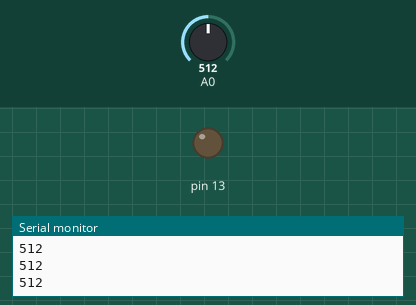
Simulated run of this sketch. Board: Arduino Uno, built with avr-gcc and run on an emulated ATmega328P. Parts: output pins drawn as LEDs (lit = HIGH), the last lines printed to the serial monitor. The inputs (shaded band) are chosen by the test bench; at power-on: A0 = 512.

Above: at 1.2 s.
1.3 s: A0 set to 483
At 2.0 s:
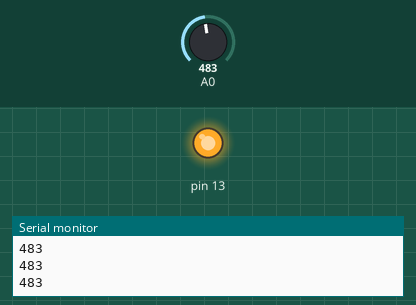
2.8 s: A0 set to 510
At 3.1 s:
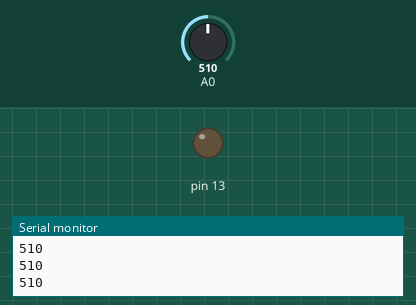
4.3 s: A0 set to 490
At 5.5 s:
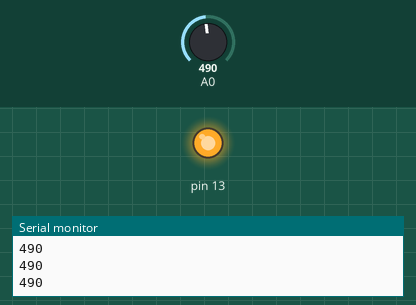
Timing chart, 0 to 7.3 s (numbered marks = the images above; inputs shaded):
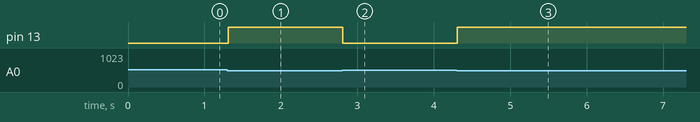

The sketch:

WaterPump.ino
```cpp
/*
 * Water Pump controller
 * by Michal Krombholz
 *
 * Water sensor:
 * A0 pulled up by 1MOhm
 * GND
 *
 * Pump drive on D13 (LED)
 */

void setup()
{
  // begin the serial communication
  Serial.begin(9600);
  Serial.println("Water Pump Controller.");
  digitalWrite(13,0);
  pinMode(13,OUTPUT);
}


void loop()
{
  int a0 = analogRead(0);
  Serial.println(a0);
  if(a0 < 500)
  {
    digitalWrite(13,1);
  }
  else
  {
    digitalWrite(13,0);
  }
}
```

Measured:
- the behaviour switches between 500 and 499 on A0 (found by bisection; images 0 and 1)
- after the input at 1.3 s, pin 13: LOW → HIGH at once
- after the input at 2.8 s, pin 13: HIGH → LOW at once
- after the input at 4.3 s, pin 13: LOW → HIGH at once
